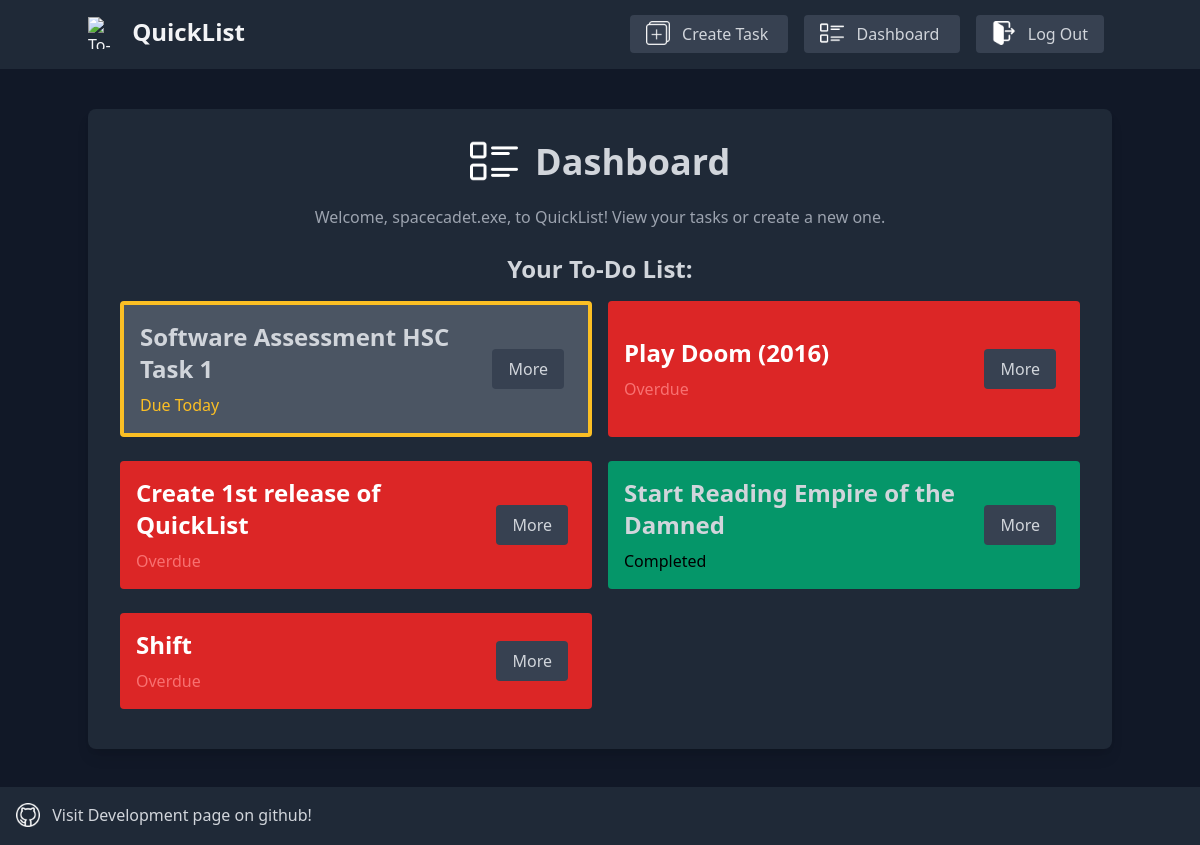
The app's page /dashboard (signed in) with its own data.
### setup_db.py (models this page shows)
class ToDo(Base):# ToDo model
    __tablename__ = 'todos'
    id = Column(Integer, primary_key=True)
    title = Column(String, nullable=False)
    category = Column(String, nullable=False)
    date = Column(DateTime, nullable=False)
    description = Column(String, nullable=True)
    done = Column(Boolean, default=False, nullable=False)
    user_id = Column(Integer, ForeignKey('users.id'), nullable=False)
    user = relationship("User", back_populates="todos")

### app.py (the view)
@app.route('/dashboard')# Define the dashboard route
def dashboard():
    if "user_id" not in session:# Check if the user is logged in
        flash("You need to login first", "warning")
        return redirect(url_for('login'))  # Redirect to the login page if the user is not logged in
    if 'first_login' in session and session['first_login']:# Check if it's the first time visiting the dashboard after login or logout
        flash("Welcome back, {}!".format(session["username"]), "info")
        session['first_login'] = False  # Set 'first_login' to False after showing the message
    todos = db_session.query(ToDo).filter(ToDo.user_id == session["user_id"]).all()# Get all tasks associated with the current user
    return render_template('dashboard.html', user_id=session["user_id"], username=session["username"], todos = todos)# Render the dashboard page and store the current user's id and username in the session

### app.py (called while the page is built)
@app.template_filter('days_left')# Custom Jinja filter to calculate the number of days left for a task
def days_left(due_date):
    today = datetime.now()  # Get today's date and time
    delta = due_date - today  # Calculate the difference
    if delta.days > 0:  # If the due date is in the future
        return delta.days  # Return the number of days left
    elif delta.days+1 == 0:  # If the due date is today
        return "Today"
    else:  # If the task is overdue
        return "Overdue"

### templates/dashboard.html (shortened to what this page needs)
<!DOCTYPE html>
<html lang="en">
    <head>
        <link href="{{ url_for('static', filename='styles/styles.css') }}" rel="stylesheet">
    </head>
    <body class="bg-gray-900 text-gray-300">
        <header class="bg-gray-800 text-gray-100 p-4">
            <div class="container mx-auto flex justify-between items-center">
                <a href="/dashboard">
                    <img src="/static/images/icon.png" alt="To-Do List Icon" class="h-8 w-8 inline-block mr-2" style="transform: translateY(-4px);">
                    <h1 class="text-2xl font-bold inline-block align-baseline">QuickList</h1>
                </a>
                <nav>
                    <a href="/create" class="bg-gray-700 text-gray-300 hover:bg-gray-600 active:bg-gray-500 mx-2 px-4 py-2 rounded">
                        <img src="/static/images/create.png" alt="Create Task Icon" class="h-6 w-6 inline-block mr-2" style="transform: translateY(-2px);">
                        Create Task
                    </a>
                    <a href="/dashboard" class="bg-gray-700 text-gray-300 hover:bg-gray-600 active:bg-gray-500 mx-2 px-4 py-2 rounded">
                        <img src="/static/images/dashboard.png" alt="Dashboard Icon" class="h-6 w-6 inline-block mr-2" style="transform: translateY(-2px);">
                        Dashboard
                    </a>
                    <a href="/logout" class="bg-gray-700 text-gray-300 hover:bg-gray-600 active:bg-gray-500 mx-2 px-4 py-2 rounded">
                        <img src="/static/images/logout.png" alt="Log Out Icon" class="h-6 w-6 inline-block mr-2" style="transform: translateY(-2px);">
                        Log Out
                    </a>
                </nav>
            </div>
        </header>
        <main class="container mx-auto mt-10">
            <div class="bg-gray-800 p-8 rounded-lg shadow-lg">
                <h2 class="text-4xl font-bold mb-4 text-center">
                    <img src="/static/images/dashboard.png" alt="Dashboard Icon" class="h-12 w-12 inline-block mr-2" style="transform: translateY(-4px);">
                    Dashboard
                </h2>
                <p class="text-gray-400 text-center">Welcome, {{ username }}, to QuickList! View your tasks or create a new one.</p>
                <br>
                <h3 class="text-2xl font-bold mb-4 text-center">Your To-Do List:</h3>
                <ul class="grid grid-cols-1 sm:grid-cols-2 gap-4">
                    {% for todo in todos %}
                    <li class="flex justify-between items-center
                        {% if todo.done == False and todo.date|days_left == 'Overdue' %}
                            bg-red-600 text-white animate-pulse
                        {% elif todo.done == False and todo.date|days_left == 'Today' %}
                            border-4 border-yellow-400 bg-gray-600
                        {% elif todo.done == True %}
                            bg-green-600 text-gray-300
                        {% else %}
                            bg-gray-600 text-gray-300
                        {% endif %}
                        p-4 rounded mb-2">
                        <div class="flex flex-col">
                            <h4 class="text-2xl font-bold mb-2">{{ todo.title }}</h4>
                            <p class="text-gray-400">
                                {% if todo.date|days_left == 'Overdue' and todo.done == False %}
                                    <span class="text-red-400">Overdue</span>
                                {% elif todo.date|days_left == 'Today' %}
                                    <span class="text-yellow-400">Due Today</span>
                                {% elif todo.date|days_left == 'Overdue' and todo.done == True %}
                                    <span class="text-black">Completed</span>
                                {% else %}
                                    <span class="text-gray-400">Due in {{ todo.date|days_left }} day(s)</span>
                                {% endif %}
                            </p>
                        </div>
                        <div class="flex space-x-2">
                            <a href="/task/{{ todo.id }}"
                               class="bg-gray-700 text-gray-300 hover:bg-gray-600 active:bg-gray-500 mx-2 px-4 py-2 rounded">
                                More
                            </a>
                        </div>
                    </li>
                    {% endfor %}
                </ul>
            </div>
            <br>
            <br>
            <br>
            <br>
        </main>
    </body>
    <footer class="bg-gray-800 text-gray-100 p-4 mt-10 fixed bottom-0 w-full">
        <p>
            <a href="https://github.com/Space-Cadet-Stuff/To-do-Program" class="text-gray-300 hover:text-gray-400">
                <img src="/static/images/github.png" alt="GitHub Icon" class="h-6 w-6 inline-block mr-2" style="transform: translateY(-2px);"> Visit Development page on github!
            </a>
        </p>
    </footer>
</html>

### records on screen
ToDo: title "Software Assessment HSC Task 1", shows "Due Today"
ToDo: title "Play Doom (2016)", done "Overdue"
ToDo: title "Create 1st release of QuickList", done "Overdue"
ToDo: title "Start Reading Empire of the Damned", done "Completed"
ToDo: title "Shift", done "Overdue"

### other values on screen
{{ username }} "spacecadet.exe"
